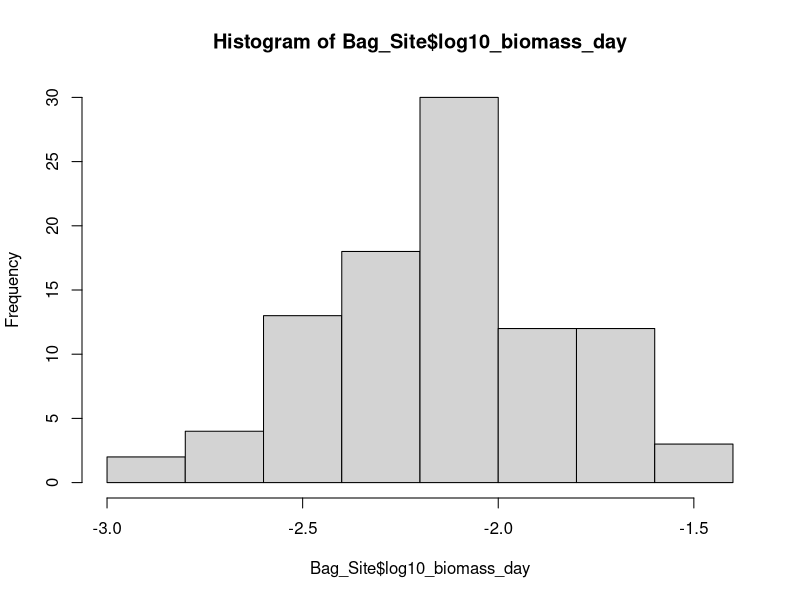

Here is the R script that generated this plot:



library(tidyverse)
library(ggplot2)
library(readxl)
library(purrr)

Nutrients.Sites.All<-read_excel('Processed_data/Nutrients_Transect_level.xlsx')


myc_data <- read_excel("Raw_data/Bag_data.xlsx", sheet=1)

myc_data$Tube_myc<-as.numeric(myc_data$Tube_myc)
myc_data$myc<-as.numeric(myc_data$myc)
myc_data$beads<-as.factor(myc_data$beads)
myc_data$Tube_ID<-as.factor(myc_data$Tube_ID)


bag_data <- read_excel("Raw_data/Bag_data.xlsx", sheet=2)


bag_data$Location<-as.factor(bag_data$Location)
bag_data$Tube_ID<-as.factor(bag_data$Tube_ID)
bag_data$Site<-as.factor(bag_data$Site)
bag_data$Transect<-as.factor(bag_data$Transect)
bag_data$Nutrient_sub<-as.numeric(bag_data$Nutrient_sub)
bag_data$Bead_weight<-as.numeric(bag_data$Bead_weight)

#this code removes Reps A and B and consolidates the the two bags collected at each location into one unit
bag_data<-bag_data%>%
  group_by(Tube_ID)%>%
  mutate( harvest_date = first(harvest_date),
         Nutrient_sub = mean(Nutrient_sub, na.rm = TRUE),
         Bead_weight = sum(Bead_weight, na.rm = TRUE),
         notes = paste(notes, collapse = " | "),
         roots_in_sample = paste(roots_in_sample, collapse = " | "),
         Damage = paste(Damage, collapse = " | "),
         Missing = paste(Missing, collapse = " | "),
         Before_root.hyphae = first(Before_root.hyphae),
         dirt_in_sample = if_else(any(dirt_in_sample == 'y', na.rm = TRUE), 'y', NA_character_),
         mass_loss = first(mass_loss))%>%
  select(-Rep)%>%
  distinct()%>%
  filter(!Tube_ID==84)




bag_myc<-left_join(bag_data,myc_data, by='Tube_ID')%>%
  group_by(Site, Transect, Location) %>%
  mutate( #weight of harvested bag
    harvest_w = coalesce(Nutrient_sub, 0) + coalesce(Bead_weight, 0))%>%
  ungroup()

#This is the second round of drying where I sub sampled for DNA and CNP measurements
Myc_2nd_round_weight <- read_excel("Raw_data/DW_subsample_DNA_CNP.xlsx", 
                                   sheet = "Sheet2")[,-2] #remove Col called total
Myc_2nd_round_weight$Tube_ID<-as.factor(Myc_2nd_round_weight$Tube_ID)

bag_myc<-left_join(bag_myc, Myc_2nd_round_weight%>%
  mutate(Second_Weight=rowSums(select(., DNA, Chem), na.rm = TRUE))%>%
  select(Tube_ID,Second_Weight), by = 'Tube_ID')


#this is calculated from average bag weight of undeployed bags in bag_weight_vol.R
initial_bag_w<-15.1257*2
#this has to be the same as Site 29 T1 and added for S29 T2
undamaged_bag_weight_Site_29<- 27.6
#Jeff's math
bag_avg<-bag_myc%>%
  group_by(Site,Transect,Location) %>%
  #remove missing or damaged bags
  filter(!str_detect(Damage, 'moderate|extreme|major')|str_detect(Missing,'y'))%>%
  #remove samples with only one bag,samples over 20 
  filter(harvest_w>20) %>%
  mutate(undamaged_harvest_w = sum(harvest_w, na.rm = TRUE))%>%
  group_by(Site,Transect)%>%
  mutate(mean_undam_harvest_w = mean(undamaged_harvest_w))%>%
  select(Site,Transect, mean_undam_harvest_w)%>%
  #join undamaged site avgs
  distinct()%>% ungroup()%>%
  #add in undamged bag weight for Site 29 T2 because not enough reps to calculate with above
  add_row(Site = "29", Transect = "2", mean_undam_harvest_w = undamaged_bag_weight_Site_29)%>%
right_join(bag_myc,by = join_by(Site,Transect))%>%
  #now I repeat what I did above, but for damaged sites as well
  group_by(Site,Transect,Location) %>%
  mutate(harvest_w = sum(harvest_w, na.rm = TRUE))%>%
  #correcting the amount of resins found only for dmaged bags
  mutate(initialmass_est = ifelse(harvest_w<20, # I chose 20 because it seems like the weight where the bags arent damaged
                                 (2*(initial_bag_w * harvest_w) / mean_undam_harvest_w),
                                 harvest_w),
        # initialmass_est_all = (mean_undam_harvest_w/harvest_w)*intial_bag_w,
#I am only using the second weight as I believe this to be more accurate without extra sand/beads
         Second_Weight_per_bead= (Second_Weight / harvest_w),
         Second_Weight_est_yield= Second_Weight_per_bead*initialmass_est,
         Second_Weight_est_yield_all_corrected= Second_Weight_per_bead*mean_undam_harvest_w)

#calculations above are as follows:
#calc hypothetical initial mass of beads if bags were damaged
#divide recovered biomass by actual mass of beads that beads were recovered from = mg biomass/g resin
#then multiply above by estimated amount of resins if bags were undamaged


#CV of bag weights
Site.variation<-bag_avg%>%
  group_by(Site) %>%
  summarise(mean_wt = mean(mean_undam_harvest_w), sd_wt = sd(mean_undam_harvest_w)) %>%
  mutate(cov_wt = sd_wt/mean_wt)%>%
  ungroup()%>%
  mutate(mean_CV=mean(cov_wt))






PROC_VEG_Transect <- read_excel("Raw_data/Site_Data/ABS.MER.fielddata.Feb.2023_R.PROCESSED.VEG.COVER_ALL.xlsx", 
                                sheet = "Transect.Level_Data")
PROC_VEG_Transect<-PROC_VEG_Transect%>%
  mutate(Site=gsub('ABS00|ABS0', "", Site),
         Transect=gsub('T',"",Transect))

 
Site_Info <- read_excel("Raw_data/Site_Data/Site.Info.xlsx")%>%
  select('1st_Soil_Sample',Bag_Install,Site,Pair)%>%
  mutate(Site=gsub('ABS00|ABS0', "", Site))%>%
           unique()%>%
   group_by(Pair) %>%
  mutate(Site_Pair = paste(sort(unique(Site)), collapse = "-")) %>%
  ungroup()
  

site_data<-list(bag_avg, Nutrients.Sites.All,PROC_VEG_Transect,Site_Info)
#calculate variation within sites in terms of biomass 
Bag_Site<-reduce(site_data,left_join)

rm(bag_data,myc_data,bag_myc,Site_Info,site_data,bag_avg)

#add instillation date
Bag_Site$harvest_date<-as_date(Bag_Site$harvest_date)
Bag_Site$Bag_Install<-as_date(Bag_Site$Bag_Install)


Bag_Site <- Bag_Site %>%
  mutate(Days_Installed = as.integer(harvest_date - Bag_Install))%>%
  arrange(Site,Days_Installed)


mean(Bag_Site$Days_Installed)
sd(Bag_Site$Days_Installed)


Bag_Site$log10_Second_Weight_bag_yield_est <- log10(Bag_Site$Second_Weight_est_yield)
Bag_Site$log10_Second_Weight_est_yield_all_corrected <- log10(Bag_Site$Second_Weight_est_yield_all_corrected)


Bag_Site<-Bag_Site%>%
  mutate(Biomass_day=as.numeric(Second_Weight_est_yield/Days_Installed),
         log10_biomass_day= log10(Biomass_day),
         Biomass_day_all_cor=as.numeric(Second_Weight_est_yield_all_corrected/Days_Installed),
         log10_biomass_day_all_cor= log10(Biomass_day_all_cor)
         )

hist(Bag_Site$log10_biomass_day)



Bag_Site %>%
  arrange(Second_Weight_est_yield) %>%
  head()%>%
  select(Second_Weight_est_yield)

#hist(log10(.05+Bag_Site$NO3))
Bag_Site$Fire.Interval<-factor(Bag_Site$Fire.Interval, levels = c('Short','Long'))
Bag_Site$Fire.Severity<-factor(Bag_Site$Fire.Severity, levels = c('Low','High'))





library(writexl)
write_xlsx(Bag_Site, path='Processed_data/All_Bag_Site_Info.xlsx')
